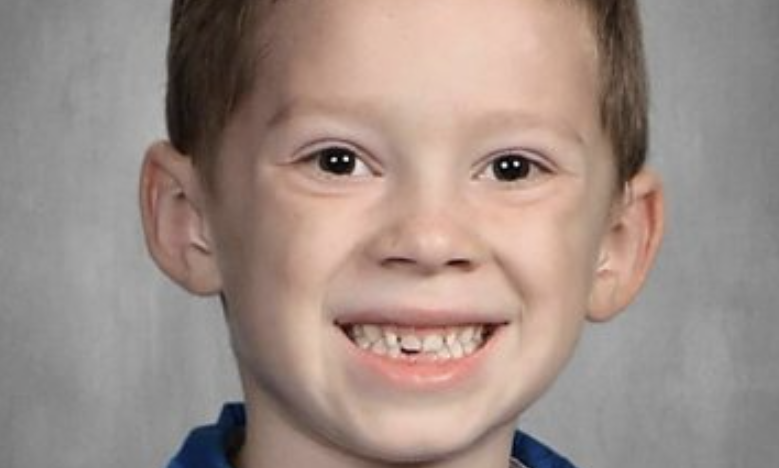
#> input picture memes/awkward_stare.png, 779 x 468 px
$ python main.py
#> lines starting #> are read from the running program, lines starting #| are printed output that depends on the picture; after the words box and inside, x2 and y2 are one past the last pixel; in counts of white or black regions, pixels touching at a corner belong together
#> in load_memes, img is the input picture: shape (468, 779, 3); mean B, G, R 134, 141.3, 157.9

import cv2
import os
import numpy as np


# Path to memes folder
MEMES_FOLDER = os.path.join(os.path.dirname(__file__), 'memes')

# Load Haar Cascade for face detection (OpenCV built-in)
FACE_CASCADE_PATH = cv2.data.haarcascades + 'haarcascade_frontalface_default.xml'
face_cascade = cv2.CascadeClassifier(FACE_CASCADE_PATH)


# LBPH face recognizer (OpenCV built-in)
lbph = cv2.face.LBPHFaceRecognizer_create()

def load_memes():
    """Load meme images and names from the memes folder, and extract face crops for LBPH."""
    faces = []
    labels = []
    meme_images = []
    meme_names = []
    for idx, filename in enumerate(os.listdir(MEMES_FOLDER)):
        if filename.lower().endswith(('.png', '.jpg', '.jpeg')):
            path = os.path.join(MEMES_FOLDER, filename)
            img = cv2.imread(path)
            if img is None:
                continue
            face, rect = detect_face(img)
#> in detect_face, `gray = cv2.cvtColor(img, cv2.COLOR_BGR2GRAY)`:
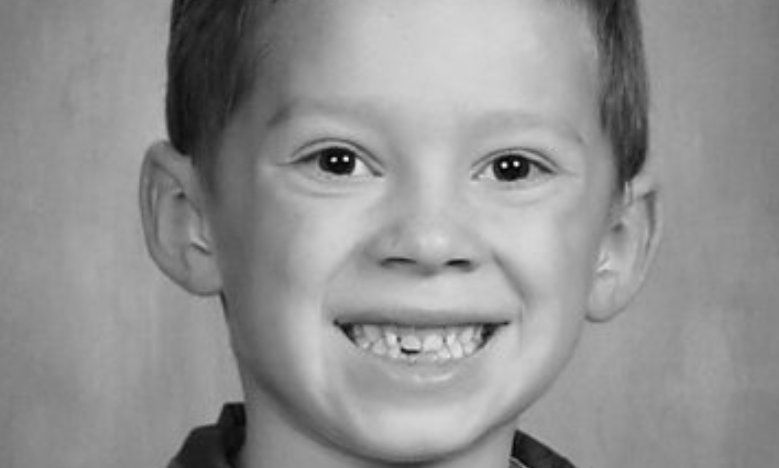
#> gray: shape (468, 779); min 0, max 253, mean 145.4
#> in detect_face, `faces = face_cascade.detectMultiScale(gray, scaleFactor=1.1, minNeighb..`: faces = [[234, 22, 389, 389]]
#> in detect_face, `x, y, w, h = max(faces, key=lambda rect: rect[2]*rect[3])`: x = 234; y = 22; w = 389
#> in preprocess_face, `face_img = cv2.equalizeHist(face_img)`:
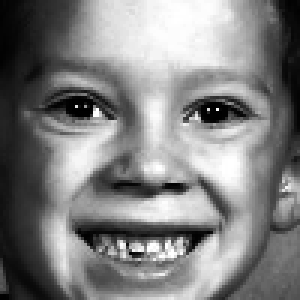
#> face_img: shape (100, 100) (shown 3 times larger); min 0, max 255, mean 128.6
#> in load_memes, `face, rect = detect_face(img)`: rect = (234, 22, 389, 389)
            if face is not None:
                faces.append(face)
                labels.append(idx)
                meme_images.append(img)
                meme_names.append(os.path.splitext(filename)[0])
#> pass 2 of the loop in load_memes, `for idx, filename in enumerate(os.listdir(MEMES_FOLDER)):`:
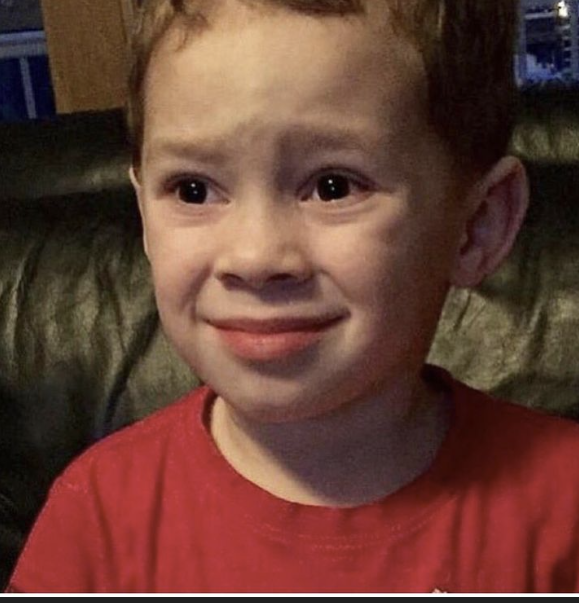
#> input picture memes/confused_smile.png, 579 x 603 px
#> in load_memes, img is the input picture: shape (603, 579, 3); mean B, G, R 53, 64.1, 102.6
#> in detect_face (call 2), `gray = cv2.cvtColor(img, cv2.COLOR_BGR2GRAY)`:
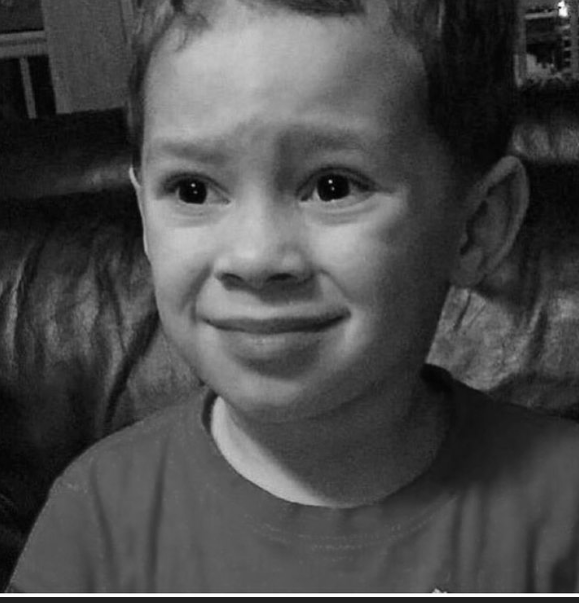
#> gray: shape (603, 579); min 1, max 255, mean 74.3
#> faces = [[80, 47, 360, 360]]
#> in detect_face (call 2), `x, y, w, h = max(faces, key=lambda rect: rect[2]*rect[3])`: x = 80; y = 47; w = 360
#> in preprocess_face (call 2), `face_img = cv2.equalizeHist(face_img)`:
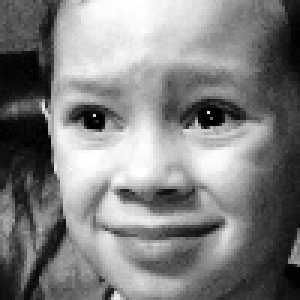
#> face_img: shape (100, 100) (shown 3 times larger); min 0, max 255, mean 128.2
#> rect = (80, 47, 360, 360)
#> pass 3 of the loop in load_memes, `for idx, filename in enumerate(os.listdir(MEMES_FOLDER)):`:
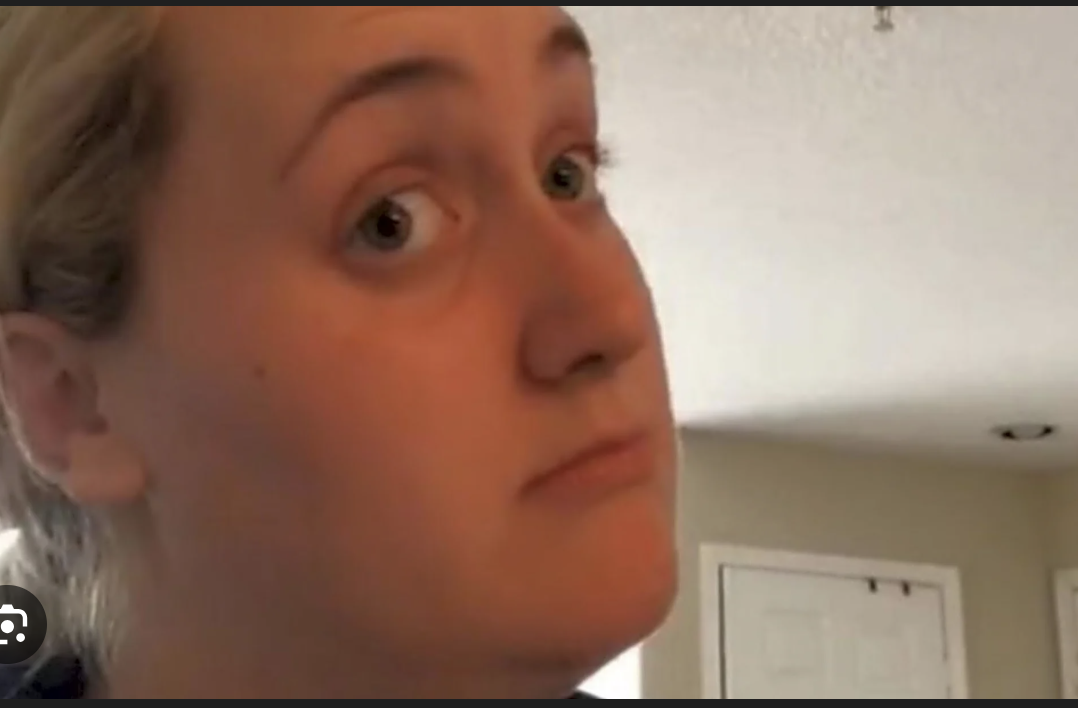
#> input picture memes/side_eye.png, 1078 x 708 px
#> in load_memes, img is the input picture: shape (708, 1078, 3); mean B, G, R 97.1, 113.2, 143.2
#> in detect_face (call 3), `gray = cv2.cvtColor(img, cv2.COLOR_BGR2GRAY)`:
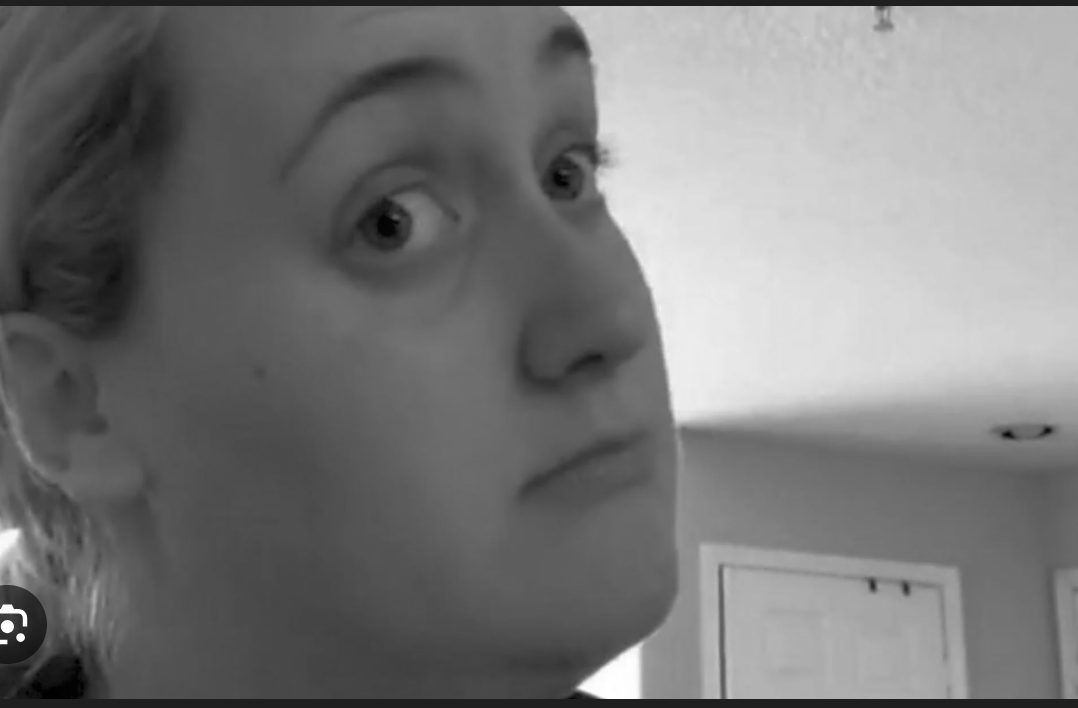
#> gray: shape (708, 1078); min 1, max 255, mean 120.4
#> faces = ()
#> the loop made 4 passes; the first 3 are shown
    if len(faces) > 0:
        lbph.train(faces, np.array(labels))
    return meme_images, meme_names, faces, labels

def preprocess_face(face_img):
    """Resize and equalize face image for consistency."""
    face_img = cv2.resize(face_img, (100, 100))
    face_img = cv2.equalizeHist(face_img)
    return face_img

def detect_face(img):
    """Detect the largest face in an image and return the cropped face region and rectangle."""
    gray = cv2.cvtColor(img, cv2.COLOR_BGR2GRAY)
    faces = face_cascade.detectMultiScale(gray, scaleFactor=1.1, minNeighbors=5)
    if len(faces) == 0:
        return None, None
    # Take the largest face
    x, y, w, h = max(faces, key=lambda rect: rect[2]*rect[3])
    face_img = gray[y:y+h, x:x+w]
    face_img = preprocess_face(face_img)
    return face_img, (x, y, w, h)

def extract_webcam_face_features(frame):
    """Extract ORB features from the detected face in the webcam frame."""
    face, rect = detect_face(frame)
    if face is not None:
        kp, des = orb.detectAndCompute(face, None)
        if des is not None:
            return (kp, des), rect
    return None, None

def compare_features(des1, des2):
    """Compare two sets of ORB descriptors using BFMatcher and return the number of good matches."""
    bf = cv2.BFMatcher(cv2.NORM_HAMMING, crossCheck=True)
    matches = bf.match(des1, des2)
    # Sort matches by distance (lower is better)
    matches = sorted(matches, key=lambda x: x.distance)
    # Count good matches (distance < 60 is a good threshold for ORB)
    good_matches = [m for m in matches if m.distance < 60]
    return len(good_matches)

def show_result(frame, meme_img, meme_name, found, face_rect):
    """Display the webcam frame and meme image side by side, with overlays."""
    display_frame = frame.copy()
    if face_rect is not None:
        x, y, w, h = face_rect
        cv2.rectangle(display_frame, (x, y), (x+w, y+h), (0, 255, 0), 2)
    # Resize meme image to match webcam frame height
    if meme_img is not None:
        meme_img_resized = cv2.resize(meme_img, (display_frame.shape[1]//2, display_frame.shape[0]))
        combined = np.hstack((display_frame, meme_img_resized))
    else:
        # If no meme, just show webcam
        combined = display_frame
    # Add text
    if found:
        text = f"MEME FOUND 😂: {meme_name}"
        color = (0, 255, 255)
    else:
        text = "Searching for meme..."
        color = (255, 255, 255)
    cv2.putText(combined, text, (10, 30), cv2.FONT_HERSHEY_SIMPLEX, 1, color, 2)
    cv2.imshow('Finding The Meme', combined)

import random

def main():
    meme_images, meme_names, faces, labels = load_memes()
    if len(meme_images) == 0:
        print("No meme faces found in the memes folder!")
        return
    cap = cv2.VideoCapture(0)
    if not cap.isOpened():
        print("Cannot open webcam")
        return
    last_meme_idx = None
    while True:
        ret, frame = cap.read()
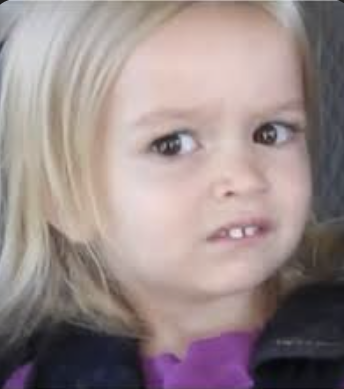
#> input picture memes/surprised_face.png, 344 x 389 px, given in place of the camera
#> frame is the input picture: shape (389, 344, 3); mean B, G, R 137.2, 137.6, 152.8
        if not ret:
            break
        face, face_rect = detect_face(frame)
#> in detect_face (call 5), `gray = cv2.cvtColor(img, cv2.COLOR_BGR2GRAY)`:
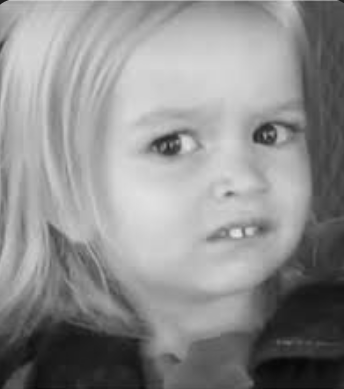
#> gray: shape (389, 344); min 8, max 229, mean 142.1
#> in detect_face (call 5), `faces = face_cascade.detectMultiScale(gray, scaleFactor=1.1, minNeighb..`: faces = [[100, 51, 238, 238]]
#> in detect_face (call 5), `x, y, w, h = max(faces, key=lambda rect: rect[2]*rect[3])`: x = 100; y = 51; w = 238
#> in preprocess_face (call 4), `face_img = cv2.equalizeHist(face_img)`:
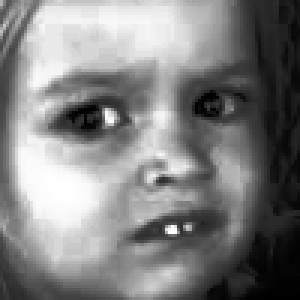
#> face_img: shape (100, 100) (shown 3 times larger); min 0, max 255, mean 128.8
#> face_rect = (100, 51, 238, 238)
        if face is not None:
            # Pick a random meme when a face is detected
            meme_idx = random.randint(0, len(meme_images)-1)
            # Freeze on the same meme until face disappears
            if last_meme_idx is None:
                last_meme_idx = meme_idx
            show_result(frame, meme_images[last_meme_idx], meme_names[last_meme_idx], True, face_rect)
#> in show_result, `x, y, w, h = face_rect`: x = 100; y = 51; w = 238
#> in show_result, `cv2.rectangle(display_frame, (x, y), (x+w, y+h), (0, 255, 0), 2)`: display_frame: shape (389, 344, 3); 2.13% of pixels changed, all inside (x1, y1, x2, y2) = (99, 50, 340, 291)
#> in show_result, `meme_img_resized = cv2.resize(meme_img, (display_frame.shape[1]//2, di..`:
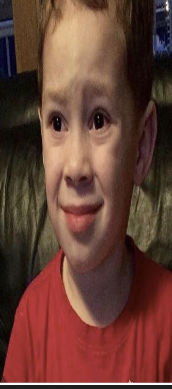
#> meme_img_resized: shape (389, 172, 3); mean B, G, R 52.9, 64, 102.4
#> in show_result, `cv2.putText(combined, text, (10, 30), cv2.FONT_HERSHEY_SIMPLEX, 1, col..`:
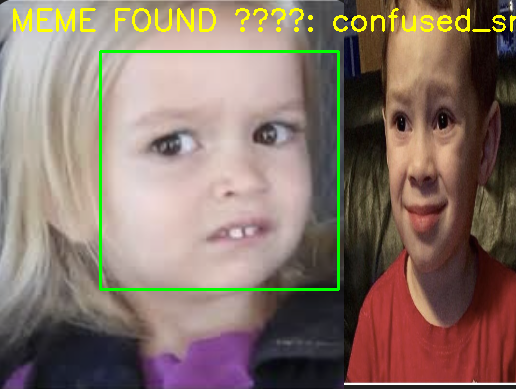
#> combined: shape (389, 516, 3); mean B, G, R 105.2, 116.9, 135.7
        else:
            last_meme_idx = None
            show_result(frame, None, '', False, None)
        if cv2.waitKey(1) & 0xFF == ord('q'):
#> (key q is pressed here)
            break
    cap.release()
    cv2.destroyAllWindows()

if __name__ == '__main__':
    main()
